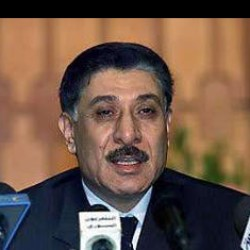
#> input picture 5.OpenCV/test_images/33C8EE.jpg, 250 x 250 px, found by its file name
$ python main.py
#> lines starting #> are read from the running program, lines starting #| are printed output that depends on the picture; after the words box and inside, x2 and y2 are one past the last pixel; in counts of white or black regions, pixels touching at a corner belong together
import os
import cv2
import matplotlib.pyplot as plt
import pandas as pd

#Task 1 bluring function
image_path = '/Users/astafivalentina/PycharmProjects/AILabs/5.OpenCV/test_images/33C8EE.jpg'

def blur_image(input_path, output_path=None, kernel_size=(3, 3), sigmaX=20):
#> called with kernel_size = (15, 15), sigmaX = 0
    image = cv2.imread(input_path)
#> image is the input picture: shape (250, 250, 3); mean B, G, R 71.5, 85.3, 109.1

    blurred_image = cv2.GaussianBlur(image, kernel_size, sigmaX)
    plt.figure(figsize=(12, 6))

    plt.subplot(1, 2, 1)
    plt.imshow(cv2.cvtColor(image, cv2.COLOR_BGR2RGB))
    plt.title('Original image')

    plt.subplot(1, 2, 2)
    plt.imshow(cv2.cvtColor(blurred_image, cv2.COLOR_BGR2RGB))
    plt.title('Blurred image')

    plt.show()

    if output_path:
        cv2.imwrite(output_path, blurred_image)

blur_image(image_path, output_path='/Users/astafivalentina/PycharmProjects/AILabs/5.OpenCV/image_tasks/image_task_1_blurred.jpg', kernel_size=(15, 15), sigmaX=0)

#Task 1 Sharpening function

image_path = '/Users/astafivalentina/PycharmProjects/AILabs/5.OpenCV/test_images/4CA327.jpg'
def sharpen_image(input_path, output_path=None, strength=2.5):

#> called with strength = 2
    image = cv2.imread(input_path)
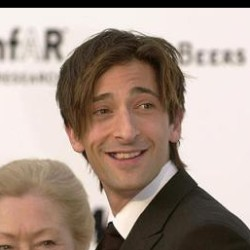
#> input picture 5.OpenCV/test_images/4CA327.jpg, 250 x 250 px, found by its file name
#> image is the input picture: shape (250, 250, 3); mean B, G, R 136.9, 148.3, 166.4
    blurred_image = cv2.GaussianBlur(image, (0, 0), 10)
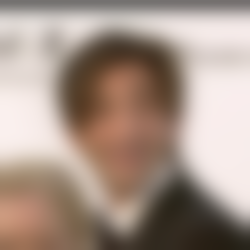
#> blurred_image: shape (250, 250, 3); mean B, G, R 137.1, 148.5, 166.6

    sharpened_image = cv2.addWeighted(image, 1.0 + strength, blurred_image, -strength, 0)
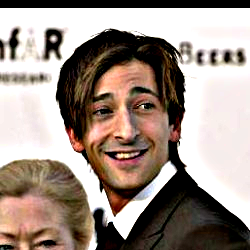
#> sharpened_image: shape (250, 250, 3); mean B, G, R 135.8, 144.8, 159.7
    plt.figure(figsize=(12, 6))

    plt.subplot(1, 2, 1)
    plt.imshow(cv2.cvtColor(image, cv2.COLOR_BGR2RGB))
    plt.title('Original image')

    plt.subplot(1, 2, 2)
    plt.imshow(cv2.cvtColor(sharpened_image, cv2.COLOR_BGR2RGB))
    plt.title('Sharpened image')

    plt.show()
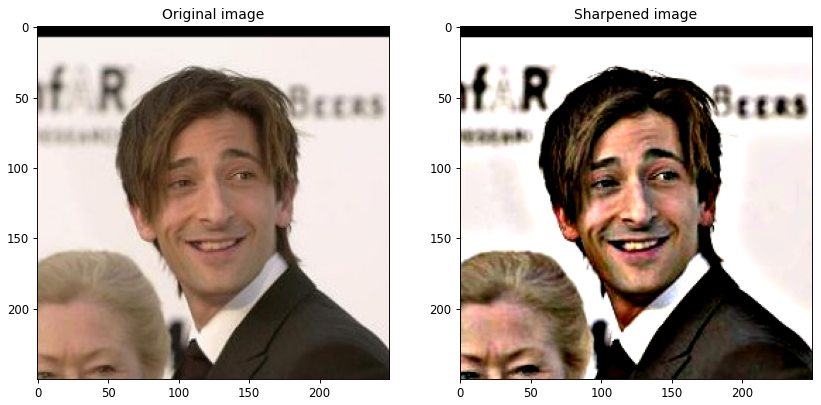
#> figure drawn by matplotlib, 2 panels

    if output_path:
        cv2.imwrite(output_path, sharpened_image)

sharpen_image(image_path, output_path='/Users/astafivalentina/PycharmProjects/AILabs/5.OpenCV/image_tasks/image_task_1_sharpened.jpg', strength=2.0)

# Task 2
image_path = '/Users/astafivalentina/PycharmProjects/AILabs/5.OpenCV/test_images/53DEBB.jpg'


def detect_face(image_path, output_path=None):
    cascade = cv2.CascadeClassifier(cv2.data.haarcascades + 'haarcascade_frontalface_default.xml')
    image = cv2.imread(image_path)
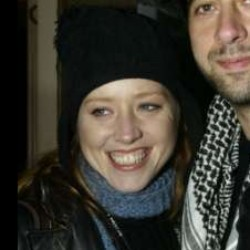
#> input picture 5.OpenCV/test_images/53DEBB.jpg, 250 x 250 px, found by its file name
#> image is the input picture: shape (250, 250, 3); mean B, G, R 47.6, 56.1, 59.8
    gray_image = cv2.cvtColor(image, cv2.COLOR_BGR2GRAY)
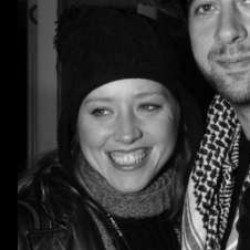
#> gray_image: shape (250, 250); min 0, max 240, mean 56.3
    faces = cascade.detectMultiScale(gray_image, scaleFactor=1.3, minNeighbors=5)
#> faces = [[68, 68, 115, 115]]

    for (x, y, w, h) in faces:
        cv2.rectangle(image, (x, y), (x + w, y + h), (255, 0, 0), 2)
#> this loop made 1 pass
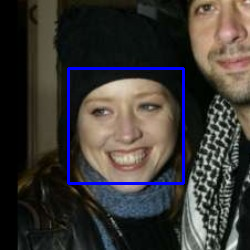
#> image: shape (250, 250, 3); 2.2% of pixels changed, all inside (x1, y1, x2, y2) = (67, 67, 185, 185)

    if len(faces) == 0:
        print("No face detected!")
        return None
    else:
        print(f"Face detected at coordinates: ({x}, {y}, {w}, {h})")
#| Face detected at coordinates: (68, 68, 115, 115)

    if output_path:
        cv2.imwrite(output_path, image)
        print(f"Image saved to {output_path}")

    return image


output_path = '/Users/astafivalentina/PycharmProjects/AILabs/5.OpenCV/image_tasks/image_task_2_detect_face.jpg'

detect_face(image_path, output_path=output_path)

#Task 3
image_path = '/Users/astafivalentina/PycharmProjects/AILabs/5.OpenCV/test_images/55D113.jpg'
def check_passport_photo(image_path):

    image = cv2.imread(image_path)

#> (the run stopped early here; a loop or call above may not have finished)
